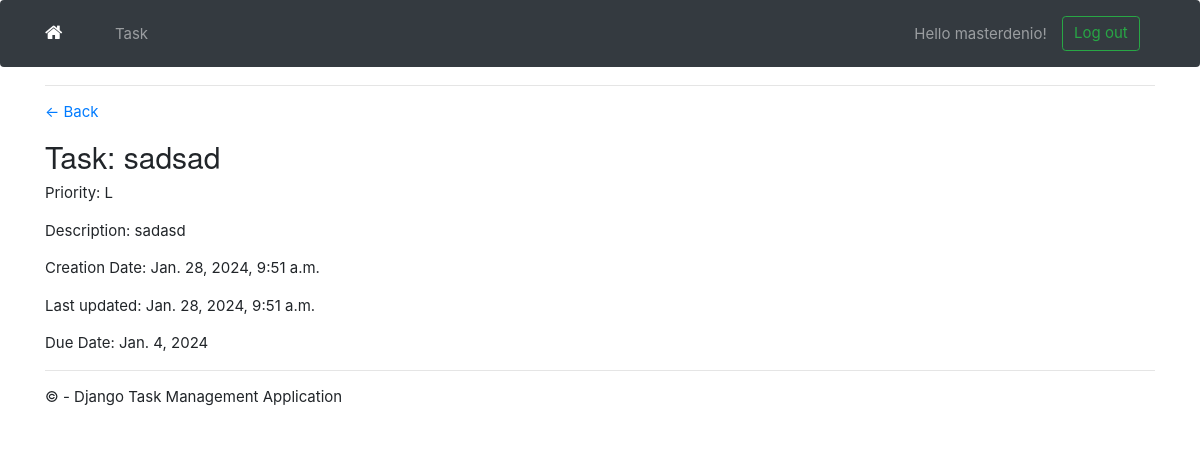
/task/45/ (signed in), run on the app's committed database.
### app/models.py (models this page shows, shortened)
class Task(models.Model):
    PRIORITY_CHOICES = [
        ('L', 'Low'),
        ('M', 'Medium'),
        ('H', 'High'),
        ('F', 'Fast Lane'),
    ]
    due_date = models.DateField(
        auto_now_add=False, auto_now=False, blank=True, null=True)
    user = models.ForeignKey(
        User, on_delete=models.CASCADE, null=True, blank=True)
    title = models.CharField(max_length=200)
    description = models.TextField(null=True, blank=True)
    complete = models.BooleanField(default=False)
    create = models.DateTimeField(auto_now_add=True)
    update = models.DateTimeField(auto_now=True)
    priority = models.CharField(
        max_length=1,
        choices=PRIORITY_CHOICES,
        default='L',
    )
    STATUS_CHOICES = [
        ('TO DO', 'To do'),
        ('IN PROGRESS', 'In progress'),
        ('BLOCKED', 'Blocked'),
        ('DONE', 'Done'),
    ]
    status = models.CharField(
        max_length=12,
        choices=STATUS_CHOICES,
        default='TO DO',
    )
    class Meta:
        ordering = ['complete']

### app/views.py (the view)
# urls.py: path('task/<int:pk>/', views.TaskDetail.as_view(), name='task'),
class TaskDetail(LoginRequiredMixin, DetailView):
    model = Task
    context_object_name = 'task'
    template_name = 'app/task.html'

### app/templates/app/task.html
{% extends 'app/layout.html' %}
{% block content %}
<hr />
<p><a href="{% url 'tasks' %}">&#8592; Back</a></p>
<h2>Task: {{ task.title }}</h2>
<p>Priority: {{ task.priority }}</p>
<p>Description: {{ task.description }}</p>
<p>Creation Date: {{ task.create }}</p>
<p>Last updated: {{ task.update }}</p>
<p>Due Date: {{ task.due_date }}</p>
{% endblock content %}

### app/templates/app/layout.html (shortened to what this page needs)
<!DOCTYPE html>
<html>
<head>
    {% load static %}
    <link rel="stylesheet" type="text/css" href="{% static 'app/content/bootstrap.min.css' %}" />
    <link rel="stylesheet" type="text/css" href="{% static 'app/content/site.css' %}" />
    <link rel="stylesheet" type="text/css" href="{% static 'app/content/customcss.css' %}" />
    <link rel="stylesheet" href="https://cdnjs.cloudflare.com/ajax/libs/font-awesome/4.7.0/css/font-awesome.min.css">
    <link rel="stylesheet" href="https://stackpath.bootstrapcdn.com/bootstrap/4.5.2/css/bootstrap.min.css">
</head>
<body>
    <nav class="navbar navbar-expand-lg navbar-dark bg-dark fixed-top">
        <div class="container">
            <a class="navbar-brand" href="/"><i class="fa fa-home"></i></a>
            <div class="collapse navbar-collapse" id="navbarNav">
                <ul class="navbar-nav mr-auto">
                    {% if request.user.is_authenticated %}
                    <li class="nav-item">
                        <a class="nav-link" href="/task/">Task</a>
                    </li>
                    {% endif %}
                </ul>
                {% if user.is_authenticated %}
                    <form id="logoutForm" action="/logout/" method="post" class="form-inline my-2 my-lg-0">
                        <span class="navbar-text mr-3">Hello {{ user.username }}!</span>
                        <button class="btn btn-outline-success my-2 my-sm-0" type="submit">Log out</button>
                    </form>
                {% endif %}
            </div>
        </div>
    </nav>
    <div class="container body-content">
        {% block content %}
        {% endblock %}
        <hr />
        <footer>
            <p>&copy; {{ year }} - Django Task Management Application</p>
        </footer>
    </div>
</body>
</html>

### app/static/app/content/site.css (style rules this page uses)
body { padding-top: 50px; padding-bottom: 20px; }
.body-content { padding-left: 15px; padding-right: 15px; margin-left: auto; margin-right: auto; }

### app/static/app/content/customcss.css (style rules this page uses)
html { font-size: 15px; }
.navbar { z-index: 0; }
.navbar-brand, .nav-link, .navbar-text, .btn { line-height: 0; padding-bottom: 100px; }

### data on the page
Task: title "sadsad", priority "L", description "sadasd", create "Jan. 28, 2024, 9:51 a.m.", update "Jan. 28, 2024, 9:51 a.m.", due_date "Jan. 4, 2024"

### other printed values
{{ user.username }} "masterdenio"
